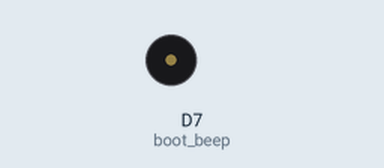
The sketch below on a simulated ESP8266 (NodeMCU). On the bench: buzzer (waves = sounding). WiFi joins after 1.5 s; servers stay silent unless stated; what the sketch prints to the serial monitor is not drawn.

Above: at 0.2 s.
Timing chart, 0 to 1.7 s (numbered marks = the images above):
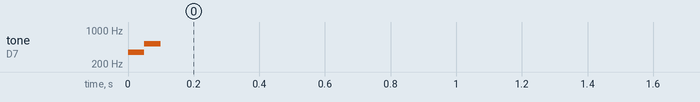

Measured:
- by itself, tone on D7 (boot_beep): silent → 349 Hz at 0.00 s, → 523 Hz 0.05 s later, → silent 0.05 s later

The sketch:

priusclockadjuster.ino
```cpp
#include <ESP8266WiFi.h>
#include <WiFiUdp.h>

char ssid[] = "7SPOT";
char pass[] = "";
unsigned int localPort = 2390;
int hour, min, sec;

IPAddress timeServerIP;
const char* ntpServerName = "ntp.nict.jp";
const int NTP_PACKET_SIZE = 48;
byte packetBuffer[ NTP_PACKET_SIZE];
WiFiUDP udp;

void setup()
{
  pinMode(D7, OUTPUT);     // boot beep
  tone(D7, 349, 50);
  delay(50);
  tone(D7, 523, 50);
  delay(50);

  Serial.begin((9600));
  delay(500);
  Serial.println();
  Serial.println();

//   modeset();

  clockset();

}

// void modeset()
// {
//
// }

void clockset()
{
  connect2wifi();          //  wifiに接続
  warten();                //  正時まで待つ

  Serial.println("正時");   //  正時をお知らせ
  tone(D7, 2000, 50);
  delay(100);
  tone(D7, 1000, 50);
  delay(100);
}


void connect2wifi()
{
  Serial.print("Connecting");
  unsigned long ctime1 = millis();
  WiFi.begin(ssid, pass);  //try to connect
  while (WiFi.status() != WL_CONNECTED){
    Serial.print(".");     //wait for connection
    delay(100);
  }
  unsigned long ctime2 = millis();
  Serial.print("IP address obtained. (");
  Serial.print(ctime2 - ctime1);
  Serial.println(" ms)");
  udp.begin(localPort);
}

unsigned long sendNTPpacket(IPAddress& address)
{
  memset(packetBuffer, 0, NTP_PACKET_SIZE);
  packetBuffer[0] = 0b11100011;
  packetBuffer[1] = 0;
  packetBuffer[2] = 6;
  packetBuffer[3] = 0xEC;
  packetBuffer[12]  = 49;
  packetBuffer[13]  = 0x4E;
  packetBuffer[14]  = 49;
  packetBuffer[15]  = 52;
  udp.beginPacket(address, 123);
  udp.write(packetBuffer, NTP_PACKET_SIZE);
  udp.endPacket();
}

void getepoch()
{
  Serial.print("NTP packet sending");
  unsigned long stime1 = millis();
  WiFi.hostByName(ntpServerName, timeServerIP);
  sendNTPpacket(timeServerIP);
  int cb = udp.parsePacket();
  while ( udp.parsePacket() == 0 ) {
    Serial.print(".");     //wait for packet
    delay(10);
  }
  unsigned long stime2 = millis();
  Serial.print("received. (");
  Serial.print(stime2 - stime1);
  Serial.println(" ms)");
  udp.read(packetBuffer, NTP_PACKET_SIZE);

  unsigned long highWord = word(packetBuffer[40], packetBuffer[41]);
  unsigned long lowWord = word(packetBuffer[42], packetBuffer[43]);
  unsigned long secsSince1970 = highWord << 16 | lowWord;
  const unsigned long seventyYears = 2208988800UL;
  unsigned long epoch = secsSince1970 - seventyYears;

  hour = (epoch % 86400L) / 3600;
  min  = (epoch % 3600) / 60;
  sec  = (epoch % 60);

  timeprint();    //  デバッグ用
}

void timeprint()  //  デバッグ用
{
  Serial.print("The JST time is ");
  if ( hour   < 10 ) { Serial.print('0'); }
  Serial.print(hour);
  Serial.print(':');
  if ( min < 10 ) { Serial.print('0'); }
  Serial.print(min);
  Serial.print(':');
  if ( sec < 10 ) { Serial.print('0'); }
  Serial.println(sec);
}

void warten()
{
  getepoch();

  if (min <= 30)               //  00:sec~30:sec
  {
    Serial.println("00:sec~30:sec");
    delay((55 - min) * 60 * 1000);   //  wait untill 55:sec
    getepoch();                      //  時刻を取得
  }

  if (30 < min && min <= 55)   //  31:sec~55:sec
  {
    Serial.println("31:sec~55:sec");
    delay((57 - min) * 60 * 1000);   //  wait untill 57:sec
    getepoch();                      //  時刻を取得
  }

  if (55 < min && min <= 58)   //  56:sec~58:sec
  {
    Serial.println("56:sec~58:sec");
    delay((58 - min) * 60 * 1000);   //
    delay((90 - sec) * 1000);        //  59:30まで待って
    getepoch();                      //  時刻を取得
  }

  if (59 == min && sec <= 50)  //  59:sec~59:50
  {
    Serial.println("59:sec~59:50");
    delay((60 - sec) * 1000);        //  正分まで待って
    getepoch();                      //  時刻を取得
  }

}

void loop()
{

}
```
